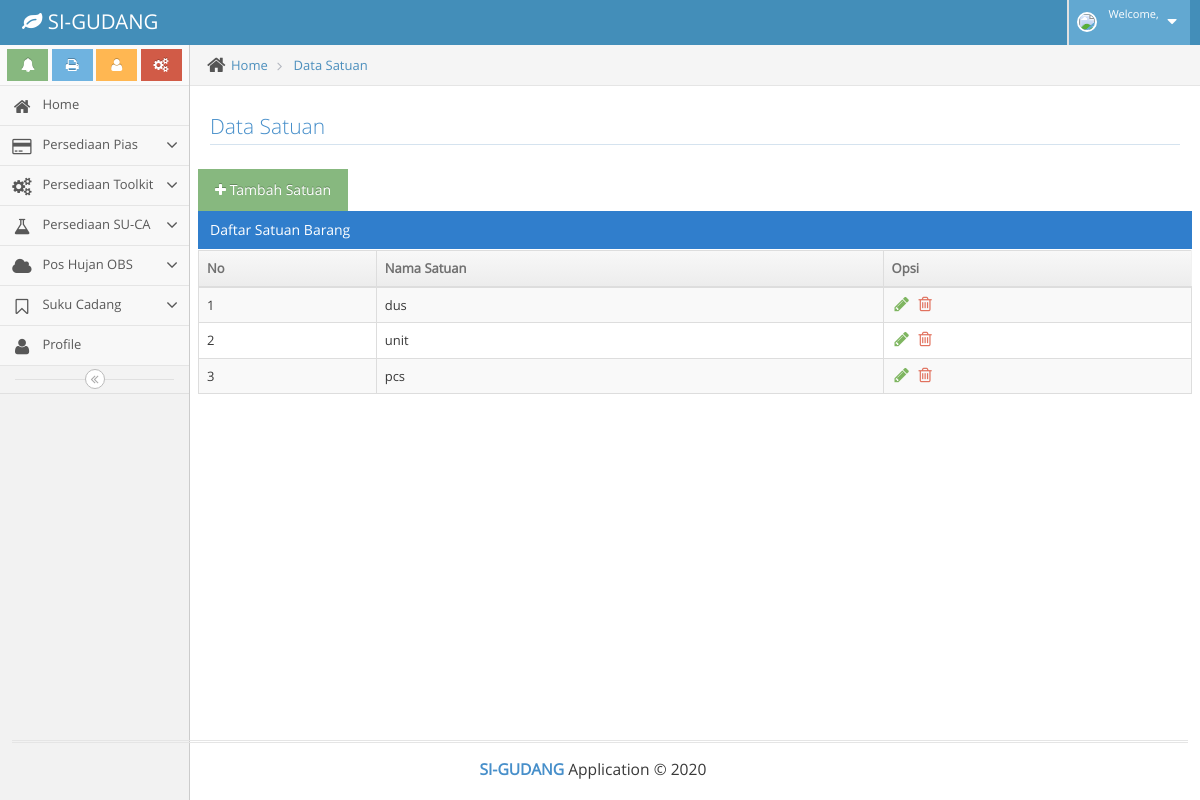
/index.php/satuan, run on the app's committed database.
### tables this page shows
CREATE TABLE `satuan` (
  `id_satuan` int(11) NOT NULL,
  `nama_satuan` varchar(50) NOT NULL
);

### application/controllers/Satuan.php (called while the page is built, shortened)
<?php
class Satuan extends CI_Controller
{
	public function __construct()
	{
		$this->load->helper('url');
		$this->load->helper('form');
		$this->load->model('Barang_model', 'barangm');
	}
	public function index ()
	{
		$data['title'] = 'Data Satuan';
		$data['user'] = $this->db->get_where('user', ['email' => $this->session->userdata('email')]) -> row_array();
		$this->load->library('session');
		$this->load->library('form_validation');
		 $this->load->database();
		 $this->load->model('Barang_model');
        $data['satuans'] =  $this->barangm->get('satuan');
		$this->load->view('user/dtsatuan', $data);
	}
}

### index.php (called while the page is built, shortened)
<?php
require_once BASEPATH.'core/CodeIgniter.php';

### application/models/Barang_model.php (called while the page is built, shortened)
<?php
class Barang_model extends CI_Model
{
    public function get($table, $data = null, $where = null)
    {
        if ($data != null) {
            return $this->db->get_where($table, $data)->row_array();
        } else {
            return $this->db->get_where($table, $where)->result_array();
        }
    }
}

### application/views/user/dtsatuan.php (the view, shortened to what this page needs)
<!DOCTYPE html>
<html lang="en">
	<body class="no-skin">
		<div class="main-container" id="main-container">
			</div>
			<div class="main-content">
				<div class="main-content-inner">
					<div class="breadcrumbs" id="breadcrumbs">
						<ul class="breadcrumb">
							<li>
								<i class="ace-icon fa fa-home home-icon"></i>
								<a href="<?= base_url ('user') ;?>">Home</a>
							</li>
							<li>
								<a href="<?= base_url ('satuan') ;?>">Data Satuan</a>
							</li>
						</ul>
					</div>
					<div class="page-content">
						<div class="row">
									<div class="col-xs-12">
										<h3 class="header smaller lighter blue">Data Satuan</h3>
										</div>
										<div class="col-auto">
							                <a href="<?= base_url('satuan/add_satuan'); ?>" class="btn btn-success">
							                    <span class="icon">
							                        <i class="fa fa-plus"></i>
							                    </span>
							                    <span class="text">
							                       Tambah Satuan
							                    </span>
							                </a>
							            </div>
										<div class="clearfix">
										<div class="table-header">
											Daftar Satuan Barang
										</div>
										<div>
											<table id="table-responsive" class="table table-striped table-bordered table-hover" width="50%">
												<thead>
													<tr>
														<th >No</th>
														<th >Nama Satuan</th>
														<th >Opsi</th>
													</tr>
												</thead>
												<tbody>
			                							<?php $i = 1;  ?>
			                							<?php
			                   							  foreach ($satuans as $j) :
			                        						?>
													<tr>
														<td><?= $i;?></td>
															<td ><?= $j['nama_satuan']; ?></td>
														<td>
															<div class="hidden-sm hidden-xs action-buttons">
																<a class="green" href="<?= base_url('satuan/edit_satuan/') . $j['id_satuan'] ?>" class="badge badge-success">
																	<i class="ace-icon fa fa-pencil bigger-130"></i>
																</a>
																<a class="red" onclick="return confirm('Yakin ingin hapus?')" href="<?= base_url('satuan/delete/') . $j['id_satuan'] ?>"class="badge badge-danger">
																	<i class="ace-icon fa fa-trash-o bigger-130"></i>
																</a>
															</div>
														</td>
													</tr>
														<?php $i++; ?>
													<?php endforeach; ?>
												</tbody>
											</table>
										</div>
									</div>
								</div>
											</div>
										</div>
									</div>
								</div>
						<div class="row">
							<div class="col-xs-12">
							</div>
						</div>
		<div class="footer">
				<div class="footer-inner">
					<div class="footer-content">
						<span class="bigger-120">
							<span class="blue bolder">SI-GUDANG</span>
							Application &copy;  <?= date ('Y'); ?>
						</span>
					</div>
				</div>
			</div>
		<link rel="stylesheet" href="<?= base_url('assets/') ;?>css/ace.onpage-help.css" />
		<link rel="stylesheet" href="<?= base_url('assets/') ;?>docs/assets/js/themes/sunburst.css" />
	</body>
</html>

### data on the page
satuan: nama_satuan "dus"
satuan: nama_satuan "unit"
satuan: nama_satuan "pcs"

### other printed values
date ('Y') "2020"
